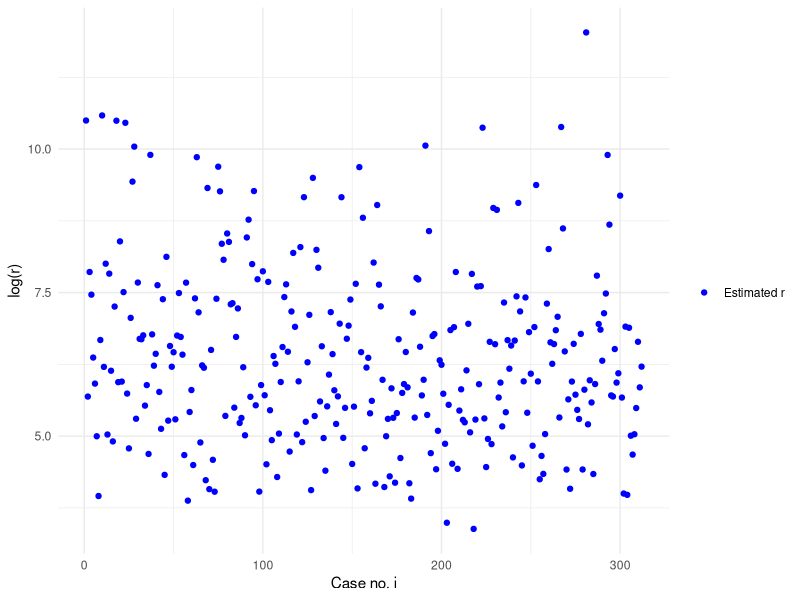
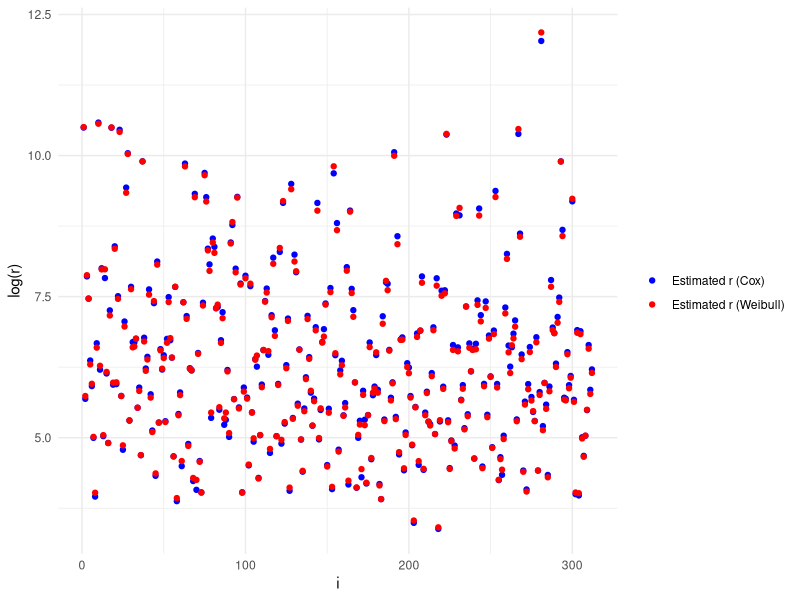
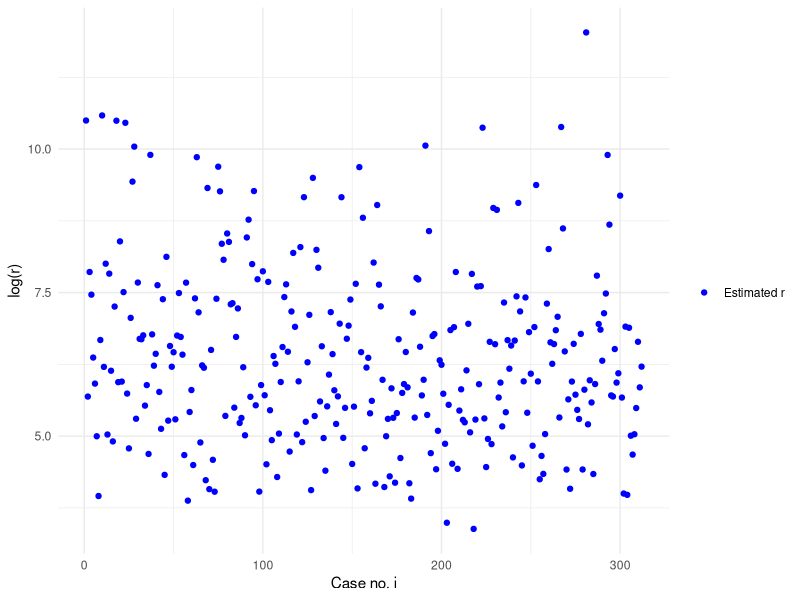
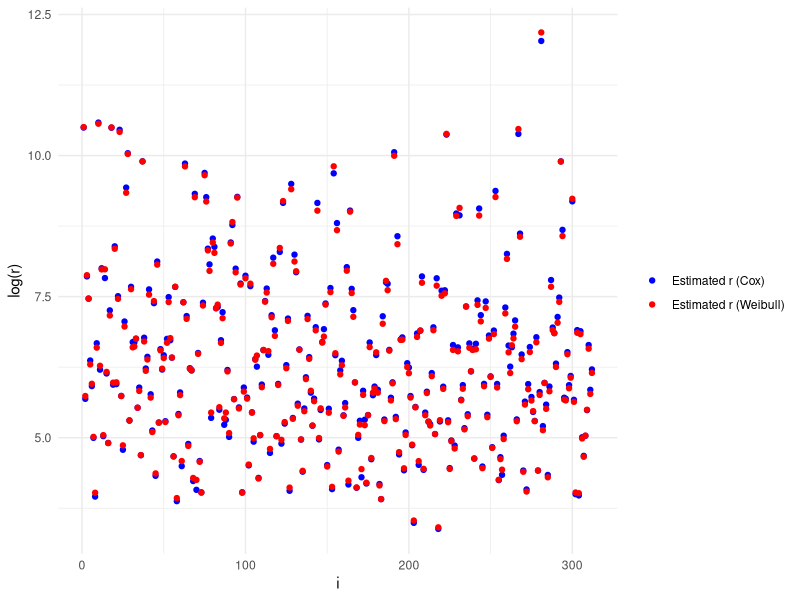

Here is the R script that generated these plots, in order:
### Problem 1 ----
library(survival)
library(xtable)
library(ggplot2)
data(pbc,package="survival")

## a) ----

# Construct train dataset
train <- pbc[1:312, 
             c("age", "sex", "ascites", "hepato", "spiders", "edema",
               "bili", "albumin", "protime", "alk.phos", "ast", "stage",
               "trt", "time")] # pick out first 312 observation
# Add censor column
censor <- pbc$status[1:312]
censor[censor == 1] = 0
censor[censor == 2] = 1
train$censor <-  censor
# Add square and log() of continuous variables
train$age2 <- (train$age)^2
train$lage <- log(train$age)
train$bili2 <- (train$bili)^2
train$lbili <- log(train$bili)
train$albumin2 <- (train$albumin)^2
train$lalbumin <- log(train$albumin)
train$protime2 <- (train$protime)^2
train$lprotime <- log(train$protime)
train$alk.phos2 <- (train$alk.phos)^2
train$lalk.phos <- log(train$alk.phos)
train$ast2 <- (train$ast)^2
train$last <- log(train$ast)


# Elimination strategy: Remove highest p-value until all <= 0.05.
# Function for backward elimination of features:
elim <- function(df, model.type = "cox"){
  y <- "Surv(time, censor)"
  covariates <- setdiff(colnames(df), c("time", "censor"))
  removed <- c()
  p.above <- TRUE
  while(p.above){
    formula <- as.formula(paste(y, paste(covariates, collapse=" + "), 
                                sep=" ~ ")) # Create formula
    model <- p.vals <- NA
    if(model.type == "cox"){
      model <- coxph(formula, data = df)
      s <- summary(model)
      p.vals <- s$coefficients[,5]
    } else if(model.type == "surv"){
      model <- survreg(formula, data = df)
      s <- summary(model)
      p.vals <- s$table[2:(length(covariates)+1), 4]
    } else{
      stop("Invalid model.")
    }
    if(sum(p.vals > 0.05) == 0 || length(covariates) == 1){ # Stop elim
      p.above = FALSE
    } else{
      remove <- which(p.vals == max(p.vals))
      removed <- c(removed, covariates[remove])
      covariates <- covariates[-remove]
    }
  }
  return(list(model = model, removed = removed))
}

# Run step-wise backward elimination procedure
elim.cox <- elim(train)
elim.cox$removed
mod.cox <- elim.cox$model

r.cox <- exp(as.matrix(train[, names(mod.cox$coefficients)]) %*%
               mod.cox$coefficients)

# Plot errf
r.df <- data.frame(log.r.cox = log(r.cox), r.cox = r.cox, x = 1:312)
ggplot(r.df, aes(x = x)) + geom_point(aes(y = log.r.cox, color = "Estimated r")) +
  xlab("Case no. i") + ylab("log(r)") + 
  scale_color_manual(name = " ", values = c("Estimated r" = "blue")) + 
  theme_minimal()
ggsave("figures/errf_cox.pdf", height = 5, width = 8)

## b) ----
elim.surv <- elim(train, model.type = "surv")
elim.surv$removed
mod.surv <- elim.surv$model

# Find corresponding coefficients
gamma <- mod.surv$coefficients
beta <- -gamma[2:length(gamma)]/mod.surv$scale
r.surv <- exp(as.matrix(train[, names(beta)]) %*%
               beta)

# Plot errf together
r.df$r.surv <- r.surv
r.df$log.r.surv <- log(r.surv)
ggplot(r.df, aes(x = x)) + 
  geom_point(aes(y = log.r.cox, color = "Estimated r (Cox)"))+
  geom_point(aes(y = log.r.surv, color = "Estimated r (Weibull)")) + 
  xlab("i") + ylab("log(r)") + 
  scale_color_manual(name = " ", 
                     values = c("Estimated r (Cox)" = "blue", 
                                            "Estimated r (Weibull)" = "red")) + 
  theme_minimal()
ggsave("figures/errf_both.pdf", height = 5, width = 8)

## c) ----
# Construct table with coefficients
sum.surv <- summary(mod.surv)
p.vals <- sum.surv$table[2:(length(mod.surv$coefficients)),4]
df <- data.frame("coef" = beta, "p-value" = p.vals)
xtable(df, digits = 4)


## d) ----
marg.var <- diag(sum.surv$var)
z.alpha <- qnorm(0.05, lower.tail = FALSE)
params <- sum.surv$table[,1]
lower <- params - z.alpha*sqrt(marg.var)
upper <- params + z.alpha*sqrt(marg.var)
conf.ints <- data.frame(upper = upper, lower = lower)
conf.ints



